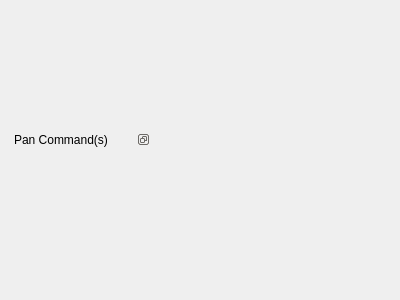
<?xml version="1.0" encoding="UTF-8"?>
<ui version="4.0">
 <class>Dialog</class>
 <widget class="QDialog" name="Dialog">
  <property name="geometry">
   <rect>
    <x>0</x>
    <y>0</y>
    <width>400</width>
    <height>300</height>
   </rect>
  </property>
  <property name="windowTitle">
   <string>Dialog</string>
  </property>
  <widget class="QDockWidget" name="dockWidget_2">
   <property name="geometry">
    <rect>
     <x>10</x>
     <y>130</y>
     <width>141</width>
     <height>80</height>
    </rect>
   </property>
   <property name="features">
    <set>QDockWidget::DockWidgetFloatable|QDockWidget::DockWidgetMovable</set>
   </property>
   <property name="windowTitle">
    <string>Pan Command(s)</string>
   </property>
   <widget class="QWidget" name="dockWidgetContents"/>
  </widget>
 </widget>
 <layoutdefault spacing="6" margin="11"/>
 <resources/>
 <connections/>
</ui>
